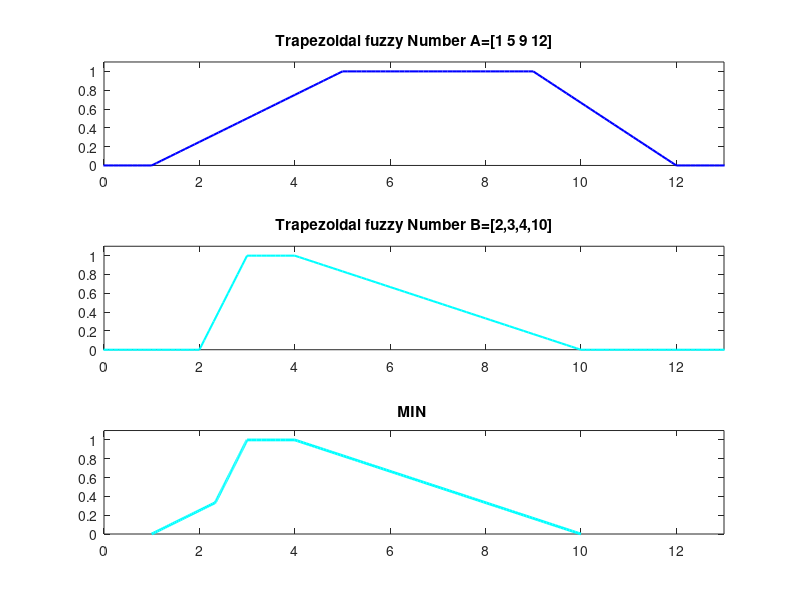

Write the MATLAB code that produced this figure.
clear
clc
%  Shahab Sotudian--94125091
% Trapezoidal  Number Operations
% Trapezoidal fuzzy Number A
a1=1;
a2=5;
a3=9;
a4=12;
% Trapezoidal fuzzy Number B
b1=2;
b2=3;
b3=4;
b4=10;
alfa=0;
y=[];
l = -5:0.1:15;
% alfa cut
A=[((a2-a1)*alfa+a1),(-(a4-a3)*alfa+a4)];
B=[((b2-b1)*alfa+b1),(-(b4-b3)*alfa+b4)];

% MIN  
for i=1:1:101
    alfa=(i-1)/100;
   y(i)=alfa;
s1(i)=min(((a2-a1)*alfa+a1),((b2-b1)*alfa+b1));
s2(i)=min((-(a4-a3)*alfa+a4),(-(b4-b3)*alfa+b4));


end



       subplot(311)
h1=trapmf(l,[1 5 9 12]);
plot(l,h1,'b','linewidth',1.5)
title('Trapezoidal fuzzy Number A=[1 5 9 12]')
axis([0,13,0,1.1])
       subplot(312)
h2=trapmf(l,[2,3,4,10]);
plot(l,h2,'r','linewidth',1.5)
title('Trapezoidal fuzzy Number B=[2,3,4,10]')
axis([0,13,0,1.1])

      subplot(313)
plot(s1,y,'c','linewidth',2)
hold on
plot(s2,y,'c','linewidth',2)
hold on
s3=s1(101):0.1:s2(101);
p=ones([size(s3),1]);
plot(s3,p,'c','linewidth',2)
axis([0,13,0,1.1])
title('MIN ')
whitebg('w')


